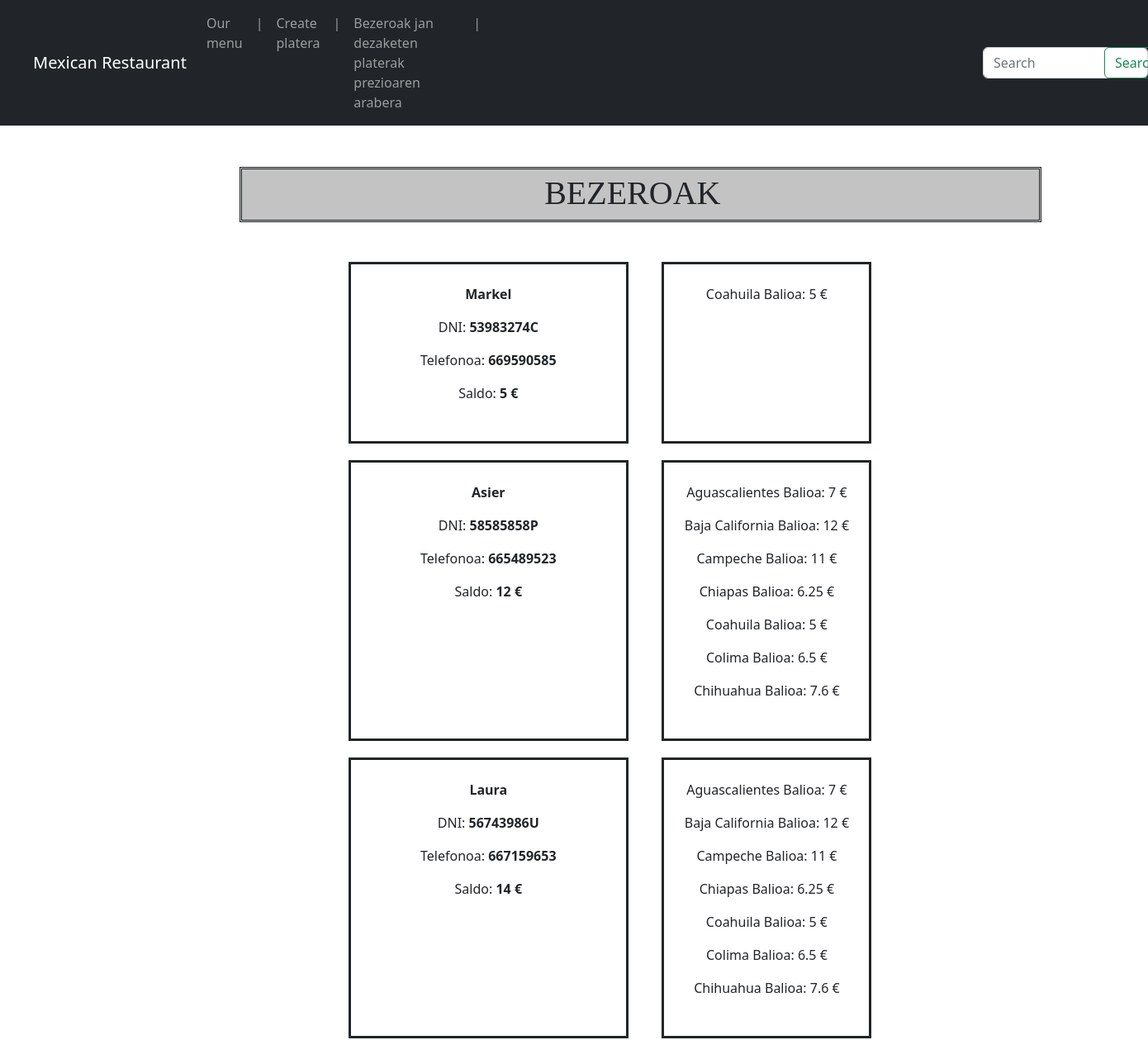
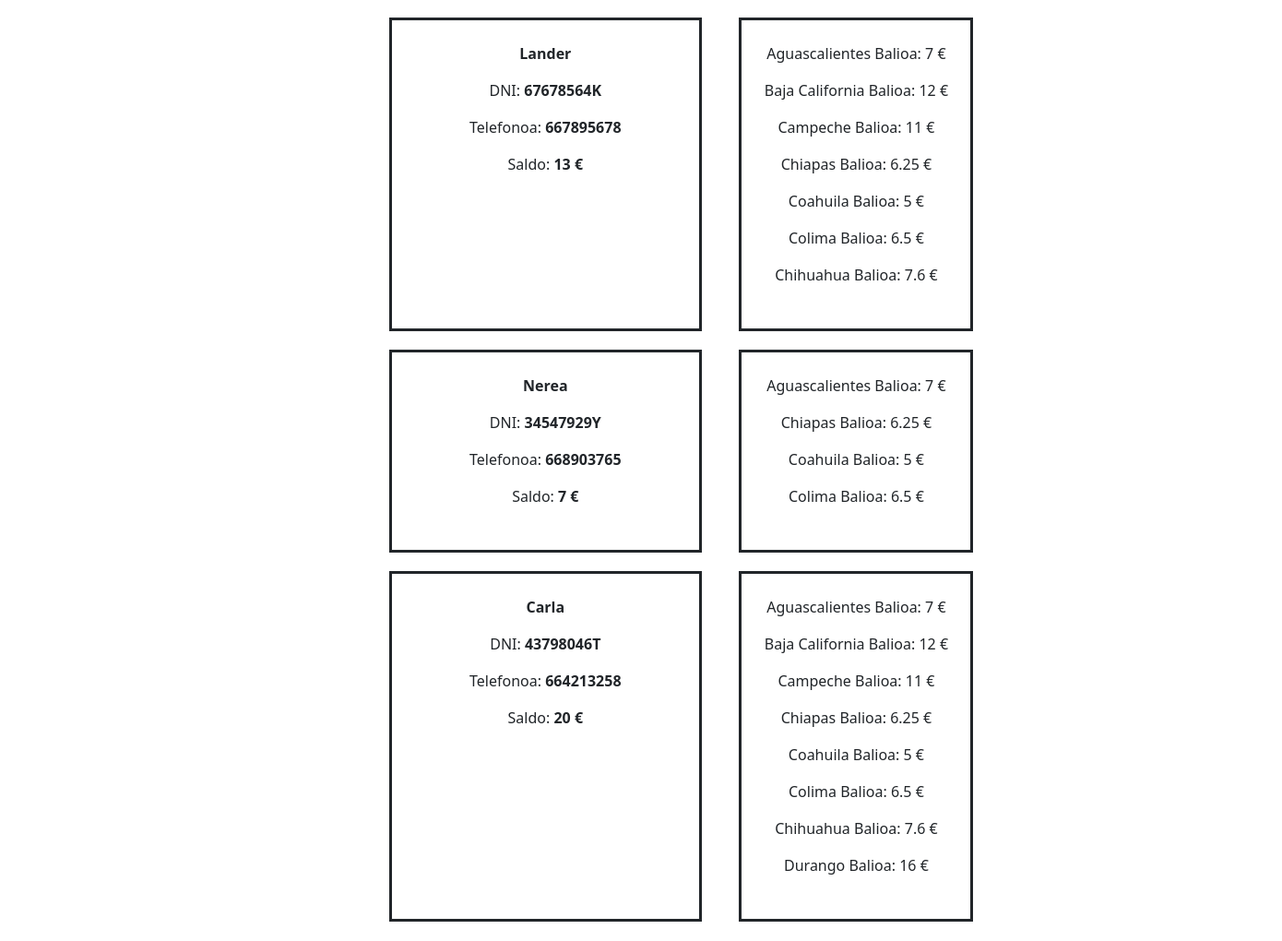
The app's page /bezeroak_index with its own data (2 pictures, top to bottom).
### bezeroak/models.py (models this page shows, shortened)
class Bezeroak(models.Model):
    id = models.AutoField(primary_key=True)
    izena = models.CharField(max_length=100)
    dni = models.CharField(max_length=9)
    kontaktuko_telefono_zenbakia = models.CharField(max_length=9)
    saldo = models.TextField()

### platerak/models.py (models this page shows, shortened)
class Platerak(models.Model):
    id = models.AutoField(primary_key=True)
    izena = models.CharField(max_length=100)
    deskripzioa = models.TextField()
    osagaia = models.CharField(max_length=100)
    prezioa = models.CharField(max_length=100)

### bezeroak/views.py (the view)
# urls.py: path('', views.bezeroak_index, name='bezeroak_index'),
def bezeroak_index(request):
    bezeroak = Bezeroak.objects.all().values()
    platerak = Platerak.objects.all().values()
    template = loader.get_template('bezeroak_index.html')
    context = {
        'bezeroak': bezeroak,
        'platerak': platerak,
    }
    return HttpResponse(template.render(context, request))

### bezeroak/templates/bezeroak_index.html (shortened to what this page needs)
<!doctype html>
<html lang="en">
<head>
    {% load static %}
    <link rel="stylesheet" href="{% static 'style.css'%}"/>
    <link href="https://cdn.jsdelivr.net/npm/bootstrap@5.2.1/dist/css/bootstrap.min.css" rel="stylesheet"
>
</head>
<body>
<nav class="navbar navbar-expand-lg navbar-dark bg-dark">
    <a class="navbar-brand navbar_style" href="index">Mexican Restaurant</a>
    <div class="collapse navbar-collapse" id="navbarSupportedContent">
        <ul class="navbar-nav mr-auto">
            <li class="nav-item active">
                <a class="nav-link" href="menu">Our menu</a>
            </li>
            <li class="nav-item active">
                <a class="nav-link">|</a>
            </li>
            <li class="nav-item active">
                <a class="nav-link" href="add_platera">Create platera</a>
            </li>
            <li class="nav-item active">
                <a class="nav-link">|</a>
            </li>
            <li class="nav-item">
                <a class="nav-link" href="">Bezeroak jan dezaketen platerak prezioaren arabera</a>
            </li>
            <li class="nav-item active">
                <a class="nav-link">|</a>
            </li>
        </ul>
        <div class="navbar_search">
            <form class="row form-inline my-2 my-lg-0">
                <div class="col-6">
                    <input class="form-control mr-sm-2 search_input_style" type="search" placeholder="Search"
                           aria-label="Search">
                </div>
                <div class="col-6">
                    <button class="btn btn-outline-success my-2 my-sm-0 search_button_style" type="submit">Search
                    </button>
                </div>
            </form>
        </div>
    </div>
</nav>
<div class="container menu_style" style="margin-left: 20%">
    <div class="title_div_style"><h1 class="title_style">BEZEROAK</h1></div>
    <br><br>
    <div class="row" style="margin-left: 10%">
        {% for bezero in bezeroak %}
        <div class="col-4 menu_div_style">
            <br>
            <p><b>{{ bezero.izena }}</b></p>
            <p>DNI: <b>{{ bezero.dni }} </b></p>
            <p>Telefonoa: <b> {{ bezero.kontaktuko_telefono_zenbakia }} </b></p>
            <p>Saldo: <b> {{ bezero.saldo }} €</b></p></div>
        <div class="col-3 menu_div_style">
            <br>
            {% for plater in platerak %}
            {% if bezero.saldo >= plater.prezioa %}
            <p>{{ plater.izena }} Balioa: {{ plater.prezioa }} €</p>
            {% endif %}
            {% endfor %}
        </div>
        {% endfor %}
    </div>
</div>
</body>
</html>

### platerak/static/style.css (style rules this page uses)
.navbar_style { margin-left: 40px; }
.navbar_search { margin-left: 600px; }
.search_input_style { min-width: 200px; }
.search_button_style { margin-left: 35px; }
.menu_div_style { border-style: solid; margin: 2%; padding-bottom: 30px; }
.menu_style { margin-top: 50px; text-align: center; }
.title_style { font-family: fantasy; margin-right: 2%; margin-top: 0.5%; }
.title_div_style { border-style: double; background-color: #C3C3C3; margin-right: 13%; }

### records on screen
Bezeroak: izena "Markel", dni "53983274C", kontaktuko_telefono_zenbakia "669590585", saldo "5"
Platerak: izena "Coahuila", prezioa "5"
Bezeroak: izena "Asier", dni "58585858P", kontaktuko_telefono_zenbakia "665489523", saldo "12"
Platerak: izena "Aguascalientes", prezioa "7"
Platerak: izena "Baja California", prezioa "12"
Platerak: izena "Campeche", prezioa "11"
Platerak: izena "Chiapas", prezioa "6.25"
Platerak: izena "Colima", prezioa "6.5"
Platerak: izena "Chihuahua", prezioa "7.6"
Bezeroak: izena "Laura", dni "56743986U", kontaktuko_telefono_zenbakia "667159653", saldo "14"
Bezeroak: izena "Lander", dni "67678564K", kontaktuko_telefono_zenbakia "667895678", saldo "13"
Bezeroak: izena "Nerea", dni "34547929Y", kontaktuko_telefono_zenbakia "668903765", saldo "7"
Bezeroak: izena "Carla", dni "43798046T", kontaktuko_telefono_zenbakia "664213258", saldo "20"
Platerak: izena "Durango", prezioa "16"
